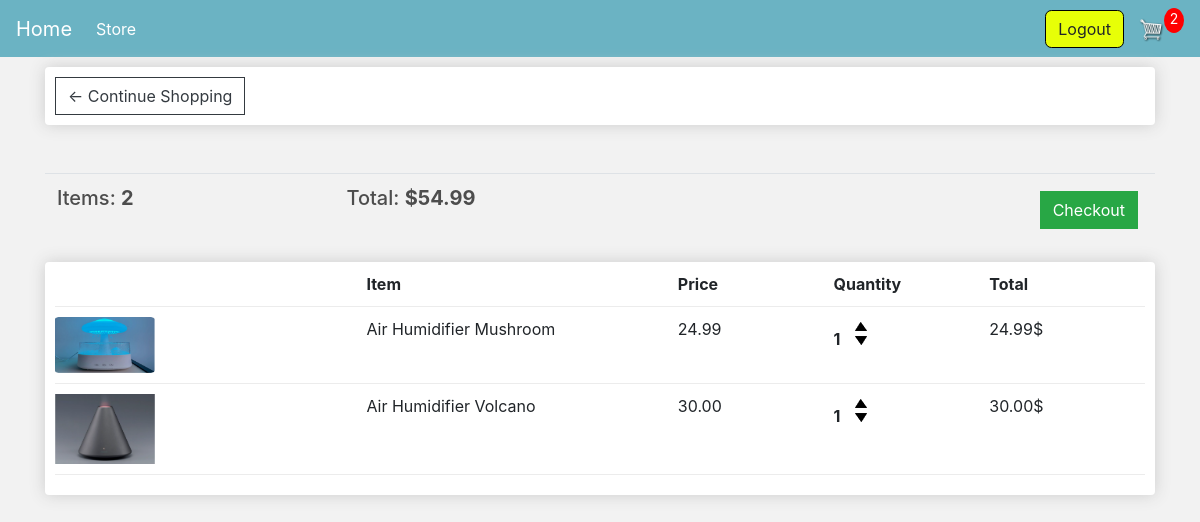
The app's page /cart/ (signed in) with its own data.
### store/models.py (models this page shows, shortened)
class Order(models.Model):
    customer = models.ForeignKey(Customer, on_delete=models.SET_NULL, blank=True, null=True)
    date_ordered = models.DateTimeField(auto_now_add=True)
    complete = models.BooleanField(default=False, null = True, blank = False)
    transaction_id = models.CharField(max_length = 200, null=True)
    @property
    def get_cart_total(self):
        orderitems = self.orderitem_set.all()
        total = sum([item.get_total for item in orderitems])
        return total
    def get_cart_items(self):
        orderitems = self.orderitem_set.all()
        total = sum([item.quantity for item in orderitems])
        return total

class OrderItem(models.Model):
    product = models.ForeignKey(Product, on_delete=models.SET_NULL, blank=True, null=True)
    order = models.ForeignKey(Order, on_delete=models.SET_NULL, blank=True, null=True)
    quantity = models.IntegerField(default=0, null=True, blank=True)
    date_added = models.DateTimeField(auto_now_add=True)
    @property
    def get_total(self):
        total = self.product.price * self.quantity
        return total

class Product(models.Model):
    name = models.CharField(max_length=200, null=True)
    price = models.DecimalField(max_digits=8, decimal_places=2)
    digital = models.BooleanField(default=False, null = True, blank = False) # might change blank and null again
    image =  models.ImageField(null=True, blank=True)
    @property
    def imageURL(self):
        try:
            url = self.image.url
        except:
            url = ''
        return url

### store/views.py (the view)
# urls.py: path('cart/', views.cart, name='cart'),
def cart(request):
    data = cartData(request)
    cartItems = data['cartItems']
    order = data['order']
    items = data['items']
    context = {'items' : items, 'order' : order, 'cartItems':cartItems}
    return render(request, 'store/cart.html', context)

### store/utils.py (called while the page is built)
def cartData(request):
    if request.user.is_authenticated :
        customer = request.user.customer
        order, created = Order.objects.get_or_create(customer=customer, complete=False)
        items = order.orderitem_set.all()
        cartItems = order.get_cart_items
    else :
        cookieData = cookieCart(request)
        cartItems = cookieData['cartItems']
        order = cookieData['order']
        items = cookieData['items']
    return {'cartItems':cartItems, 'order':order, 'items':items}

### store/templates/store/cart.html
{% extends 'store/main.html' %}
{% load static %}
{% block content %}
    <div class="row">
        <div class="col-lg-12">
            <div class="box-element">
                <a class="btn btn-outline-dark" href="{% url 'store' %}">&#x2190; Continue Shopping</a>
            </div>
            <br>
            <br>
            <table class="table">
                <tr>
                    <th><h5>Items: <strong>{{order.get_cart_items}}</strong></h5></th>
                    <th><h5>Total: <strong>${{order.get_cart_total|floatformat:2}}</strong></h5></th>
                    <th>
                        <a class="btn btn-success" href="{% url 'checkout' %}" style="float:right;margin:5px;">Checkout</a>
                    </th>
                </tr>
            </table>
            <div class="box-element">
                <div class="cart-row">
                    <div style="flex:2"></div>
                    <div style="flex:2"><strong>Item</strong></div>
                    <div style="flex:1"><strong>Price</strong></div>
                    <div style="flex:1"><strong>Quantity</strong></div>
                    <div style="flex:1"><strong>Total</strong></div>
                </div>
                {% for item in items %}
                <div class="cart-row">
                    <div style="flex:2"><img class="row-image" src="{{item.product.imageURL}}"></div>
                    <div style="flex:2">{{item.product.name}}</div>
                    <div style="flex:1">{{item.product.price|floatformat:2}}</div>
                    <div style="flex:1">
                        <p class="quantity">{{item.quantity}}</p>
                        <div class="quantity">
                            <img data-product={{item.product.id}} data-action="add" class="chg-quantity update-cart" src="{% static  'images/arrow-up.png' %}">
                            <img data-product={{item.product.id}} data-action="remove" class="chg-quantity update-cart" src="{% static  'images/arrow-down.png' %}">
                        </div>
                    </div>
                    <div style="flex:1">{{item.get_total|floatformat:2}}$</div>
                </div>
                {% endfor %}
            </div>
        </div>
    </div>
{% endblock content %}

### store/templates/store/main.html (shortened to what this page needs)
<!DOCTYPE html>
{% load static %}
<html lang="en">
<head>
	<link rel="stylesheet" href="https://stackpath.bootstrapcdn.com/bootstrap/4.4.1/css/bootstrap.min.css">
	<link rel="stylesheet" type="text/css" href="{% static 'css/main.css' %}">
</head>
<body>
    <nav class="navbar navbar-expand-lg navbar-dark bg-dark">
        <a class="navbar-brand" href="{% url 'home' %}">Home</a>
        <div class="collapse navbar-collapse" id="navbarSupportedContent">
            <ul class="navbar-nav mr-auto">
                <li class="nav-item active">
                <a class="nav-link" href="{% url 'store' %}">Store <span class="sr-only">(current)</span></a>
                </li>
            </ul>
            <div class="form-inline my-2 my-lg-0">
                {% if user.is_authenticated %}
                    <a href="{% url 'logout' %}"class="btn btn-warning animation2">Logout</a>
                {% else %}
                    <a href="{% url 'login' %}"class="btn btn-warning animation2" style="margin:0.5em">Login</a>
                    <a href="{% url 'register' %}"class="btn btn-warning animation2" style="margin:0.5em">Register</a>
                {% endif %}
                <a class="animation1" href="{% url 'cart' %}">
                    <img id="cart-icon" src="{% static 'images/cart.png' %}">
                </a>
                <p id="cart-total">{{cartItems}}</p>
            </div>
        </div>
      </nav>
    <div class="container">
        {% block content %}
        {% endblock content %}
    </div>
</body>
</html>

### static/css/main.css (style rules this page uses)
body { background-color: hsl(0, 0%, 95%); }
h1,h2,h3,h4,h5,h6 { color:hsl(0, 0%, 30%); }
.box-element { box-shadow:hsl(0, 0%, 80%) 0 0 16px; background-color: #fff; border-radius: 4px; padding: 10px; }
.bg-dark { background-color: #6bb3c3!important; }
#cart-icon { width:25px; display: inline-block; margin-left: 15px; }
#cart-total { display: block; text-align: center; color:#fff; background-color: red; width: 20px; height: 25px; border-radius: 50%; font-size: 14px; }
.col-lg-4, .col-lg-6, .col-lg-8, .col-lg-12 { margin-top: 10px; }
.btn { border-radius: 0; }
.row-image { width: 100px; }
.cart-row { display: flex; align-items: flex-stretch; padding-bottom: 10px; margin-bottom: 10px; border-bottom: 1px solid #ececec; }
.quantity { display: inline-block; font-weight: 700; padding-right:10px; }
.chg-quantity { width: 12px; cursor: pointer; display: block; margin-top: 5px; transition:.1s; }
.btn-warning { background-color: #e7ff07; border-color: #000000; border-radius: 0.4em; }
.animation1 img { transition: all 0.5s ease; }
.animation2 { transition: all 0.2s ease; }

### records on screen
Order: id.quantity "2", get_cart_items "2", get_cart_total "54.99"
OrderItem: product.imageURL (picture), product.name "Air Humidifier Mushroom", product.price "24.99", quantity "1", get_total "24.99"
OrderItem: product.imageURL (picture), product.name "Air Humidifier Volcano", product.price "30.00", quantity "1", get_total "30.00"
